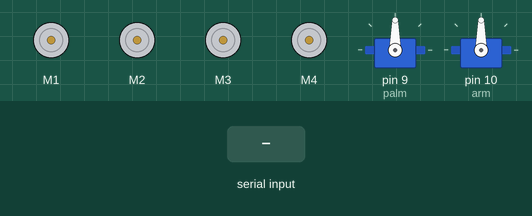
Simulated run of this sketch. Board: Arduino Uno, built with avr-gcc and run on an emulated ATmega328P. Parts: 4 × DC motor (green arrow = forward, orange = backward, longer = faster), 2 × servo. The test bench sets the inputs (shaded band).

Above: at 1.2 s.
1.3 s: "F" received over Serial
At 2.5 s:
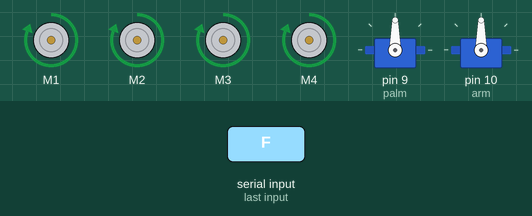
2.8 s: byte 71 ('G') received over Serial
At 3.9 s:
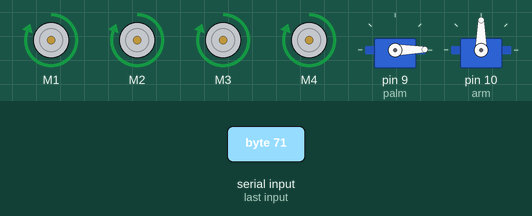
4.3 s: byte 84 ('T') received over Serial
At 5.3 s:
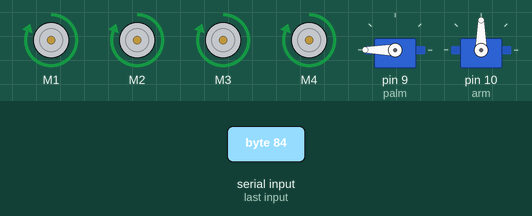
5.8 s: "A" received over Serial
At 6.9 s:
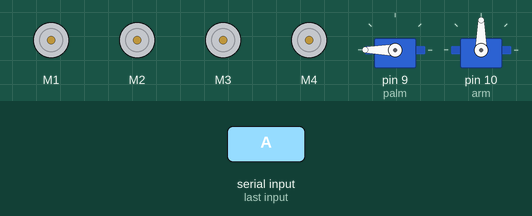
7.4 s: "B" received over Serial
At 8.2 s:
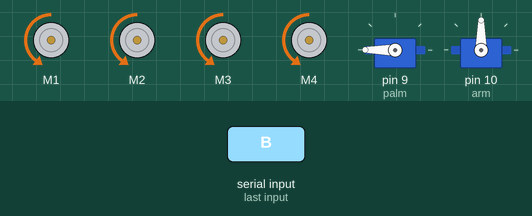
8.9 s: "L" received over Serial
At 9.5 s:
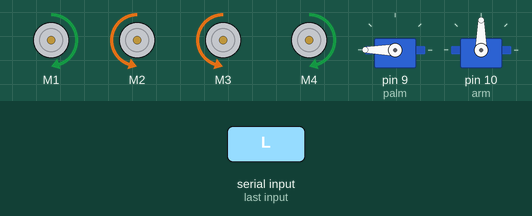
Timing chart, 0 to 11.4 s (numbered marks = the images above; inputs shaded):
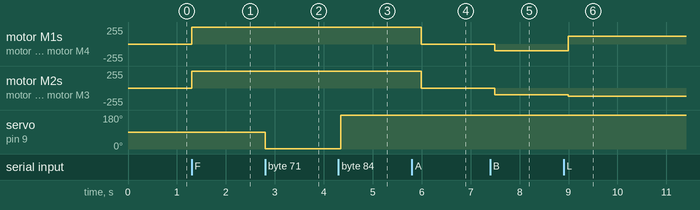

Measured:
- after the input at 1.3 s, motor M1–4: stopped → forward 255/255 at once
- after the input at 2.8 s, servo on pin 9 (palm): 90° → 1° at once
- after the input at 4.3 s, servo on pin 9 (palm): 1° → 180° after 0.05 s
- after the input at 5.8 s, motor M1–4: forward 255/255 → stopped after 0.19 s
- after the input at 7.4 s, motor M1–4: stopped → backward 100/255 after 0.10 s
- after the input at 8.9 s, motor M1, motor M4: backward 100/255 → forward 120/255 after 0.10 s; motor M2, motor M3: backward 100/255 → backward 120/255 after 0.10 s

The sketch:

MERC.ino
```cpp
#include <AFMotor.h>
#include <Servo.h>
//--------------NOTE-----------------
/* Commands:
  - A: switch between fast/slow mode
  - F: move forward
  - B: move backward
  - R: turn right
  - L: turn left
  - X: stop

  - U: lift arms
  - D: unlift arms
  - S: stop action

  - G: clamp
  - T: unclamp
  - W: stop action

  - Q: AutoMode (line following)
*/
// ----------------------------------
#define left A0
#define right A1
#define mid A2
char cmd = 0;
int spd = 0;
int slow_spd = 100;
int fast_spd = 255;
int count = 0;
int time = 0;
bool fast_mode = true;
bool auto_mode = false;
bool is_waiting = false;
AF_DCMotor motor1(1);
AF_DCMotor motor2(2);
AF_DCMotor motor3(3);
AF_DCMotor motor4(4);
Servo arm; // attached to port 9
Servo palm; // attached to port 10
void setup() {
    Serial.begin(9600);           // Open Serial monitor on baud 9600 bps
    fast_mode = true;
    auto_mode = false;
    motor1.setSpeed(0);
    motor2.setSpeed(0);
    motor3.setSpeed(0);
    motor4.setSpeed(0);
    palm.attach(9);     // Servo2
    arm.attach(10);     // Servo1
    pinMode(left, INPUT);
    pinMode(right, INPUT);
    pinMode(mid, INPUT);
}

void loop() {
  if (Serial.available()) {
    cmd = Serial.read();
  }

  if (!auto_mode) { // ----------------------------- MANUAL MODE --------------------------------
    switch (cmd) {
      case 'A': // Switch fast/slow mode
        fast_mode = !fast_mode;
        cmd = 0;
        break;

      case 'Q': // Trigger AutoMode
        auto_mode = !auto_mode;
        delay(5000);
        cmd = 0;
        break;

      case 'X': // Stop moving
        stop();
        break;

      case 'F': // Go forward
        goForward(fast_mode ? fast_spd : slow_spd);
        break;

      case 'B': // Go backward
        goBackward(fast_mode ? fast_spd : slow_spd);
        break;

      case 'L': // Turn left
        rotateLeft(fast_mode ? fast_spd : slow_spd + 20);
        break;

      case 'R': // Turn right
        rotateRight(fast_mode ? fast_spd : slow_spd + 20);
        break;

      // ------------------SERVO ARM-------------------
      case 'U': // Lift arms
        arm.attach(10);
        arm.write(1);
        cmd = 0;
        break;

      case 'D': // Unlift arms
        arm.attach(10);
        arm.write(181);
        cmd = 0;
        break;

      case 'S': // Stop action
        arm.write(90);
        arm.detach();
        break;

      // -------------------SERVO PALM----------------
      case 'G': // Clamp
        palm.attach(9);
        palm.write(1);
        delay(10);
        break;

      case 'T': // Unclamp
        palm.attach(9);
        palm.write(181);
        delay(10);
        break;

      case 'W': // Stop action
        palm.write(palm.read());
        palm.detach();
        break;

      default:
        stop();
        break;
    }
    delay(100);
  } else { // ---------------------------- AUTOMODE -------------------------
    //Back-up
    if (digitalRead(left)==1 && digitalRead(mid)==1 && digitalRead(right)==1) {
      ++count;
      goForward(slow_spd);
      delay(300);
      if (count == 2) {
        count = 0;
        stop();
        auto_mode = false;
      }
    } else if (digitalRead(left)==1) {
      rotateLeft(slow_spd + 50);
    } else if (digitalRead(right)==1) {
      rotateRight(slow_spd + 50);
    } else {
      goForward(slow_spd);
    }
  }
}

void goForward(int spd) {
  motor1.run(FORWARD);
  motor2.run(FORWARD);
  motor1.setSpeed(spd);
  motor2.setSpeed(spd);

  motor4.run(FORWARD);
  motor3.run(FORWARD);
  motor4.setSpeed(spd);
  motor3.setSpeed(spd);
}

void goBackward(int spd) {
  motor1.run(BACKWARD);
  motor2.run(BACKWARD);
  motor1.setSpeed(spd);
  motor2.setSpeed(spd);

  motor4.run(BACKWARD);
  motor3.run(BACKWARD);
  motor4.setSpeed(spd);
  motor3.setSpeed(spd);
}

void turnRight(int spd) {
  motor1.run(BACKWARD);
  motor2.run(RELEASE);
  motor1.setSpeed(spd);
  motor2.setSpeed(0);

  motor4.run(BACKWARD);
  motor3.run(RELEASE);
  motor4.setSpeed(spd);
  motor3.setSpeed(0);
}

void rotateRight(int spd) {
  motor1.run(BACKWARD);
  motor2.run(FORWARD);
  motor1.setSpeed(spd);
  motor2.setSpeed(spd);

  motor4.run(BACKWARD);
  motor3.run(FORWARD);
  motor4.setSpeed(spd);
  motor3.setSpeed(spd);
}

void turnLeft(int spd) {
  motor1.run(RELEASE);
  motor2.run(BACKWARD);
  motor1.setSpeed(0);
  motor2.setSpeed(spd);

  motor4.run(RELEASE);
  motor3.run(BACKWARD);
  motor4.setSpeed(0);
  motor3.setSpeed(spd);
}

void rotateLeft(int spd) {
  motor1.run(FORWARD);
  motor2.run(BACKWARD);
  motor1.setSpeed(spd);
  motor2.setSpeed(spd);

  motor4.run(FORWARD);
  motor3.run(BACKWARD);
  motor4.setSpeed(spd);
  motor3.setSpeed(spd);
}

void slightTurnLeft(int spd) {
  motor1.run(FORWARD);
  motor2.run(FORWARD);
  motor1.setSpeed(spd - 50);
  motor2.setSpeed(spd);

  motor4.run(FORWARD);
  motor3.run(FORWARD);
  motor4.setSpeed(spd - 50);
  motor3.setSpeed(spd);
}

void slightTurnRight(int spd) {
  motor1.run(FORWARD);
  motor2.run(FORWARD);
  motor1.setSpeed(spd);
  motor2.setSpeed(spd - 50);

  motor4.run(FORWARD);
  motor3.run(FORWARD);
  motor4.setSpeed(spd);
  motor3.setSpeed(spd - 50);
}

void stop() {
  motor1.run(RELEASE);
  motor1.setSpeed(0);
  motor2.run(RELEASE);
  motor2.setSpeed(0);

  motor3.run(RELEASE);
  motor4.setSpeed(0);
  motor3.run(RELEASE);
  motor4.setSpeed(0);
}
```
